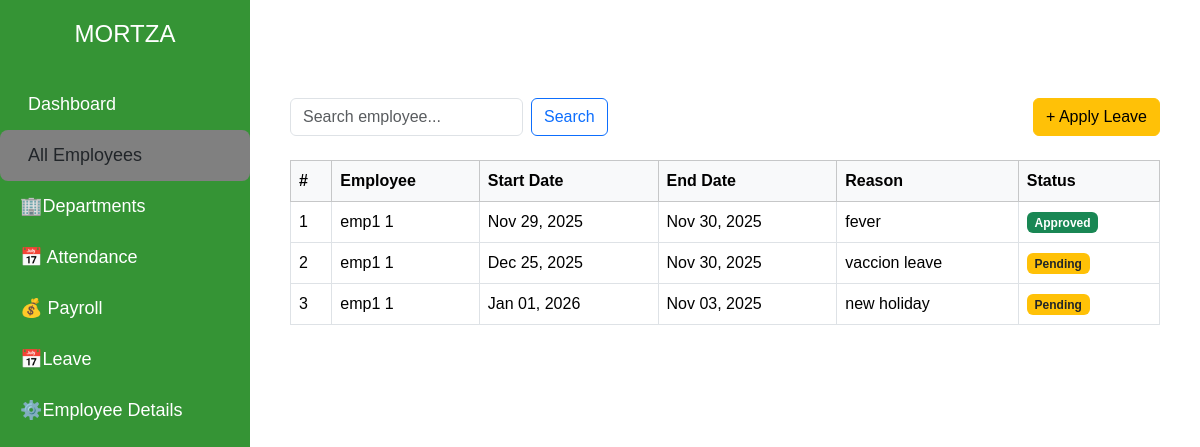
Before: /leave/ (signed in) with the older database file.
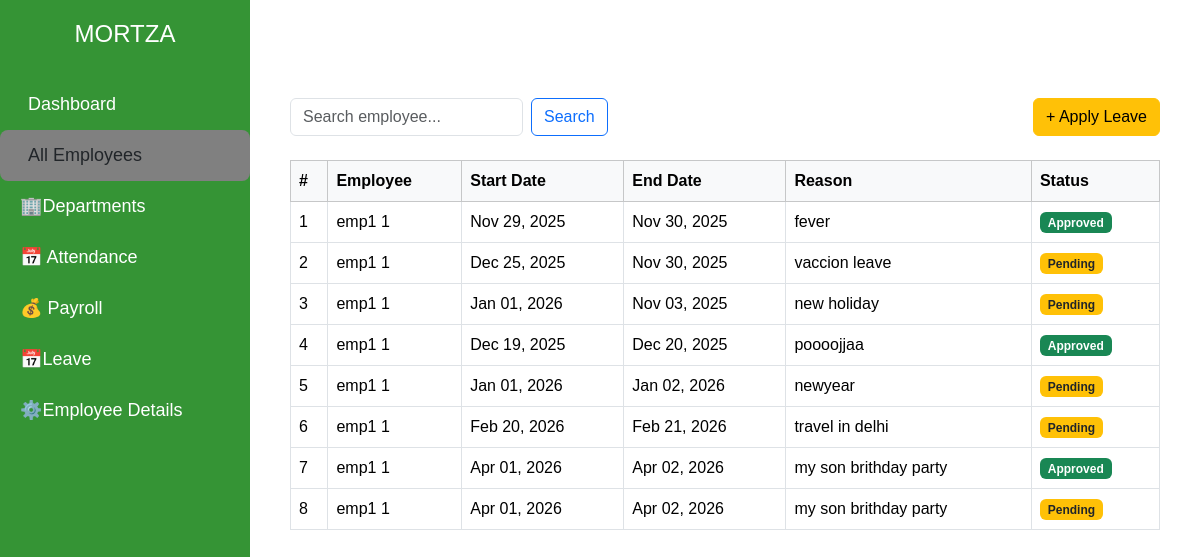
After: the same page with the newer database file.
### employees/models.py (models this page shows, shortened)
class Leave(models.Model):
    employee = models.ForeignKey(Employee, on_delete=models.CASCADE)
    start_date = models.DateField()
    end_date = models.DateField()
    reason = models.TextField()
    status = models.CharField(max_length=10, choices=[
        ('Pending', 'Pending'),
        ('Approved', 'Approved'),
        ('Rejected', 'Rejected'),
    ], default='Pending')

class Employee(models.Model):
    user = models.OneToOneField(User, on_delete=models.CASCADE, null=True, blank=True)
    emp_id = models.CharField(max_length=20, unique=True)
    first_name = models.CharField(max_length=100)
    last_name = models.CharField(max_length=100, blank=True)
    email = models.EmailField(unique=True)
    phone = models.CharField(max_length=20)
    department = models.ForeignKey(Department, on_delete=models.CASCADE)
    designation = models.ForeignKey(Designation, on_delete=models.CASCADE)
    date_joined = models.DateField()
    address = models.TextField(blank=True)

### employees/views.py (the view)
# urls.py: path('leave/', views.leave_list, name='leave_list'),
def leave_list(request):
    if request.user.is_superuser:
        leaves = Leave.objects.all().order_by('-id')
        employees = Employee.objects.all()
    else:
        employee = request.user.employee
        leaves = Leave.objects.filter(employee=employee)
        employees = None  # no dropdown
    return render(request, 'employees/leave_list.html', {
        'leaves': leaves,
        'employees': employees
    })

### employees/templates/employees/leave_list.html (shortened to what this page needs)
{% load static %}
<!DOCTYPE html>
<html lang="en">
<head>
  <link href="https://cdn.jsdelivr.net/npm/bootstrap@5.3.3/dist/css/bootstrap.min.css" rel="stylesheet">
</head>
<body>
  <div class="sidebar" id="sidebar">
    <h4>MORTZA </h4>
      {% if request.user.is_superuser %}
    <a href="{% url 'dashboard' %}" ><i class="bi bi-speedometer2 me-2"></i>Dashboard</a>
    <a href="{% url 'employee_list' %}" class="active"><i class="bi bi-people me-2"></i>All Employees</a>
     <a href="{% url 'view_departments' %}" >🏢Departments</a>
      <a href="{% url 'attendance_list' %}">📅 Attendance</a>
    <a href="{% url 'payroll_list' %}">💰 Payroll</a>
    <a href="{% url 'leave_list' %}">📅Leave</a>
     <a href="{% url 'employee_detail' %}">⚙️Employee Details </a>
  </div>
    {% else %}
     <a href="{% url 'employee_dashboard' %}" >Dashboard</a>
    <a href="{% url 'employee_list' %}" class="active">All Employees</a>
     <a href="{% url 'view_departments' %}" >🏢Departments</a>
      <a href="{% url 'attendance_list' %}">📅 Attendance</a>
    <a href="{% url 'payroll_list' %}">💰 Payroll</a>
    <a href="{% url 'leave_list' %}">📅Leave</a>
     <a href="{% url 'employee_detail' %}">⚙️Employee Details </a>
     {% endif %}
 </div>
  <div class="main-content">
    <h3 class="mb-4">Employee Leave Requests</h3>
    <div class="d-flex justify-content-between mb-3 flex-wrap">
      <form method="get" class="d-flex mb-2">
        <input type="text" name="q" class="form-control" placeholder="Search employee...">
        <button type="submit" class="btn btn-outline-primary ms-2">Search</button>
      </form>
      {% if not user.is_superuser %}
      <button class="btn btn-warning mb-2" data-bs-toggle="modal" data-bs-target="#applyLeaveModal">
        + Apply Leave
      </button>
      {% endif %}
    </div>
    <table class="table table-bordered table-hover ">
      <thead class="table-light">
        <tr>
          <th>#</th>
          <th>Employee</th>
          <th>Start Date</th>
          <th>End Date</th>
          <th>Reason</th>
          <th>Status</th>
        </tr>
      </thead>
      <tbody>
        {% for leave in leaves %}
        <tr>
          <td>{{ forloop.counter }}</td>
          <td>{{ leave.employee.first_name }} {{ leave.employee.last_name }}</td>
          <td>{{ leave.start_date|date:"M d, Y" }}</td>
          <td>{{ leave.end_date|date:"M d, Y" }}</td>
          <td>{{ leave.reason }}</td>
          <td>
  <span class="badge {% if leave.status == 'Approved' %}bg-success{% elif leave.status == 'Rejected' %}bg-danger{% else %}bg-warning text-dark{% endif %}">
    {{ leave.status }}
  </span>
</td>
        </tr>
        {% empty %}
        <tr><td colspan="7" class="text-muted">No leave requests found</td></tr>
        {% endfor %}
      </tbody>
    </table>
  </div>
</body>
</html>

Changed rows visible on the page:
added Leave: employee.first_name "emp1", employee.last_name "1", start_date "Dec 19, 2025", end_date "Dec 20, 2025", reason "poooojjaa", status "Approved"
added Leave: employee.first_name "emp1", employee.last_name "1", start_date "Jan 01, 2026", end_date "Jan 02, 2026", reason "newyear", status "Pending"
added Leave: employee.first_name "emp1", employee.last_name "1", start_date "Feb 20, 2026", end_date "Feb 21, 2026", reason "travel in delhi", status "Pending"
added Leave: employee.first_name "emp1", employee.last_name "1", start_date "Apr 01, 2026", end_date "Apr 02, 2026", reason "my son brithday party", status "Approved"
added Leave: employee.first_name "emp1", employee.last_name "1", start_date "Apr 01, 2026", end_date "Apr 02, 2026", reason "my son brithday party", status "Pending"
